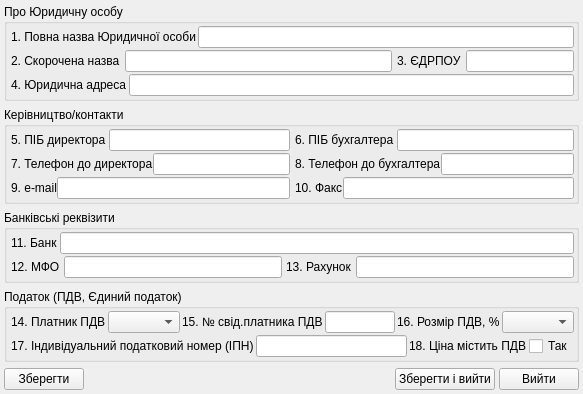
<?xml version="1.0" encoding="UTF-8"?>
<ui version="4.0">
 <class>UDialogFirmInfo_sklad</class>
 <widget class="QWidget" name="UDialogFirmInfo_sklad">
  <property name="geometry">
   <rect>
    <x>0</x>
    <y>0</y>
    <width>568</width>
    <height>386</height>
   </rect>
  </property>
  <property name="windowTitle">
   <string>Дані про підприємство</string>
  </property>
  <layout class="QVBoxLayout" name="verticalLayout_3">
   <property name="spacing">
    <number>6</number>
   </property>
   <property name="margin">
    <number>4</number>
   </property>
   <item>
    <widget class="QGroupBox" name="groupAboutPidpr">
     <property name="title">
      <string>Про Юридичну особу</string>
     </property>
     <layout class="QVBoxLayout" name="verticalLayout">
      <property name="spacing">
       <number>2</number>
      </property>
      <property name="leftMargin">
       <number>4</number>
      </property>
      <property name="topMargin">
       <number>2</number>
      </property>
      <property name="rightMargin">
       <number>2</number>
      </property>
      <property name="bottomMargin">
       <number>2</number>
      </property>
      <item>
       <layout class="QHBoxLayout">
        <item>
         <widget class="QLabel" name="label">
          <property name="text">
           <string>1. Повна назва Юридичної особи</string>
          </property>
         </widget>
        </item>
        <item>
         <widget class="QLineEdit" name="lineEdit_povnaNazvaPidpr"/>
        </item>
       </layout>
      </item>
      <item>
       <layout class="QHBoxLayout" name="horizontalLayout_5">
        <property name="spacing">
         <number>5</number>
        </property>
        <item>
         <layout class="QHBoxLayout">
          <item>
           <widget class="QLabel" name="label_2">
            <property name="text">
             <string>2. Скорочена назва</string>
            </property>
           </widget>
          </item>
          <item>
           <widget class="QLineEdit" name="lineEdit_scorochNazvaPidpr"/>
          </item>
         </layout>
        </item>
        <item>
         <layout class="QHBoxLayout">
          <item>
           <widget class="QLabel" name="label_3">
            <property name="text">
             <string>3. ЄДРПОУ</string>
            </property>
           </widget>
          </item>
          <item>
           <widget class="QLineEdit" name="lineEdit_edrpoy">
            <property name="sizePolicy">
             <sizepolicy hsizetype="Fixed" vsizetype="Fixed">
              <horstretch>0</horstretch>
              <verstretch>0</verstretch>
             </sizepolicy>
            </property>
            <property name="minimumSize">
             <size>
              <width>70</width>
              <height>0</height>
             </size>
            </property>
            <property name="inputMask">
             <string>99999999; </string>
            </property>
            <property name="text">
             <string/>
            </property>
            <property name="frame">
             <bool>true</bool>
            </property>
            <property name="alignment">
             <set>Qt::AlignRight|Qt::AlignTrailing|Qt::AlignVCenter</set>
            </property>
           </widget>
          </item>
         </layout>
        </item>
       </layout>
      </item>
      <item>
       <layout class="QHBoxLayout">
        <item>
         <widget class="QLabel" name="label_4">
          <property name="text">
           <string>4. Юридична адреса</string>
          </property>
         </widget>
        </item>
        <item>
         <widget class="QLineEdit" name="lineEdit_adresa"/>
        </item>
       </layout>
      </item>
     </layout>
    </widget>
   </item>
   <item>
    <widget class="QGroupBox" name="groupBox_Kerivnyctvo">
     <property name="title">
      <string>Керівництво/контакти</string>
     </property>
     <layout class="QGridLayout" name="gridLayout">
      <property name="leftMargin">
       <number>4</number>
      </property>
      <property name="topMargin">
       <number>2</number>
      </property>
      <property name="rightMargin">
       <number>2</number>
      </property>
      <property name="bottomMargin">
       <number>2</number>
      </property>
      <property name="horizontalSpacing">
       <number>5</number>
      </property>
      <property name="verticalSpacing">
       <number>2</number>
      </property>
      <item row="0" column="0">
       <layout class="QHBoxLayout">
        <item>
         <widget class="QLabel" name="label_9">
          <property name="text">
           <string>5. ПІБ директора </string>
          </property>
         </widget>
        </item>
        <item>
         <widget class="QLineEdit" name="lineEdit_PipDurect"/>
        </item>
       </layout>
      </item>
      <item row="0" column="1">
       <layout class="QHBoxLayout">
        <item>
         <widget class="QLabel" name="label_10">
          <property name="text">
           <string>6. ПІБ бухгалтера </string>
          </property>
         </widget>
        </item>
        <item>
         <widget class="QLineEdit" name="lineEdit_PipBuh"/>
        </item>
       </layout>
      </item>
      <item row="1" column="0">
       <layout class="QHBoxLayout">
        <item>
         <widget class="QLabel" name="label_5">
          <property name="text">
           <string>7. Телефон до директора</string>
          </property>
         </widget>
        </item>
        <item>
         <widget class="QLineEdit" name="lineEdit_telefonDurekt"/>
        </item>
       </layout>
      </item>
      <item row="1" column="1">
       <layout class="QHBoxLayout">
        <item>
         <widget class="QLabel" name="label_6">
          <property name="text">
           <string>8. Телефон до бухгалтера</string>
          </property>
         </widget>
        </item>
        <item>
         <widget class="QLineEdit" name="lineEdit_telefonBuh"/>
        </item>
       </layout>
      </item>
      <item row="2" column="0">
       <layout class="QHBoxLayout" name="horizontalLayout_2">
        <item>
         <widget class="QLabel" name="label_8">
          <property name="text">
           <string>9. e-mail</string>
          </property>
         </widget>
        </item>
        <item>
         <widget class="QLineEdit" name="lineEdit_email"/>
        </item>
       </layout>
      </item>
      <item row="2" column="1">
       <layout class="QHBoxLayout">
        <item>
         <widget class="QLabel" name="label_7">
          <property name="text">
           <string>10. Факс</string>
          </property>
         </widget>
        </item>
        <item>
         <widget class="QLineEdit" name="lineEdit_fax"/>
        </item>
       </layout>
      </item>
     </layout>
    </widget>
   </item>
   <item>
    <widget class="QGroupBox" name="groupBox_bank">
     <property name="title">
      <string>Банківські реквізити</string>
     </property>
     <layout class="QVBoxLayout" name="verticalLayout_2">
      <property name="spacing">
       <number>2</number>
      </property>
      <property name="leftMargin">
       <number>4</number>
      </property>
      <property name="topMargin">
       <number>2</number>
      </property>
      <property name="rightMargin">
       <number>2</number>
      </property>
      <property name="bottomMargin">
       <number>2</number>
      </property>
      <item>
       <layout class="QHBoxLayout" name="horizontalLayout_3">
        <item>
         <widget class="QLabel" name="label_11">
          <property name="text">
           <string>11. Банк</string>
          </property>
         </widget>
        </item>
        <item>
         <widget class="QLineEdit" name="lineEdit_bank"/>
        </item>
       </layout>
      </item>
      <item>
       <layout class="QHBoxLayout" name="horizontalLayout_4">
        <property name="spacing">
         <number>4</number>
        </property>
        <item>
         <widget class="QLabel" name="label_12">
          <property name="text">
           <string>12. МФО</string>
          </property>
         </widget>
        </item>
        <item>
         <widget class="QLineEdit" name="lineEdit_MFO"/>
        </item>
        <item>
         <widget class="QLabel" name="label_13">
          <property name="text">
           <string>13. Рахунок</string>
          </property>
         </widget>
        </item>
        <item>
         <widget class="QLineEdit" name="lineEdit_rahunok"/>
        </item>
       </layout>
      </item>
     </layout>
    </widget>
   </item>
   <item>
    <widget class="QGroupBox" name="groupBox_pdv">
     <property name="title">
      <string>Податок (ПДВ, Єдиний податок)</string>
     </property>
     <layout class="QVBoxLayout" name="verticalLayout_4">
      <property name="spacing">
       <number>2</number>
      </property>
      <property name="leftMargin">
       <number>4</number>
      </property>
      <property name="topMargin">
       <number>2</number>
      </property>
      <property name="rightMargin">
       <number>2</number>
      </property>
      <property name="bottomMargin">
       <number>2</number>
      </property>
      <item>
       <layout class="QHBoxLayout" name="horizontalLayout_6">
        <item>
         <layout class="QHBoxLayout" name="horizontalLayout_7">
          <property name="spacing">
           <number>2</number>
          </property>
          <item>
           <widget class="QLabel" name="label_podatokType">
            <property name="text">
             <string>14. Платник ПДВ</string>
            </property>
           </widget>
          </item>
          <item>
           <widget class="QComboBox" name="comboBox_podatokType"/>
          </item>
         </layout>
        </item>
        <item>
         <layout class="QHBoxLayout" name="horizontalLayout_8">
          <property name="spacing">
           <number>2</number>
          </property>
          <item>
           <widget class="QLabel" name="label_svidPlatnPdv">
            <property name="text">
             <string>15. № свід.платника ПДВ</string>
            </property>
           </widget>
          </item>
          <item>
           <widget class="QLineEdit" name="lineEdit_svidPlatnPdv">
            <property name="minimumSize">
             <size>
              <width>70</width>
              <height>0</height>
             </size>
            </property>
           </widget>
          </item>
         </layout>
        </item>
        <item>
         <layout class="QHBoxLayout" name="horizontalLayout_9">
          <property name="spacing">
           <number>2</number>
          </property>
          <item>
           <widget class="QLabel" name="label_pdvVal">
            <property name="text">
             <string>16. Розмір ПДВ, %</string>
            </property>
           </widget>
          </item>
          <item>
           <widget class="QComboBox" name="comboBox_pdvVal"/>
          </item>
         </layout>
        </item>
       </layout>
      </item>
      <item>
       <layout class="QHBoxLayout" name="horizontalLayout_10">
        <item>
         <layout class="QHBoxLayout" name="horizontalLayout_11">
          <property name="spacing">
           <number>2</number>
          </property>
          <item>
           <widget class="QLabel" name="label_ipn">
            <property name="text">
             <string>17. Індивідуальний податковий номер (ІПН)</string>
            </property>
           </widget>
          </item>
          <item>
           <widget class="QLineEdit" name="lineEdit_ipn"/>
          </item>
         </layout>
        </item>
        <item>
         <layout class="QHBoxLayout" name="horizontalLayout_12">
          <property name="spacing">
           <number>2</number>
          </property>
          <item>
           <widget class="QLabel" name="label_cinaMistytPdv">
            <property name="text">
             <string>18. Ціна містить ПДВ</string>
            </property>
           </widget>
          </item>
          <item>
           <widget class="QCheckBox" name="checkBox_cinaMistytPdv">
            <property name="text">
             <string>Так</string>
            </property>
           </widget>
          </item>
         </layout>
        </item>
       </layout>
      </item>
     </layout>
    </widget>
   </item>
   <item>
    <layout class="QHBoxLayout" name="horizontalLayout">
     <property name="spacing">
      <number>4</number>
     </property>
     <item>
      <widget class="QPushButton" name="pushButton_saveOnly">
       <property name="text">
        <string>Зберегти</string>
       </property>
       <property name="icon">
        <iconset resource="../images/images_sklad.qrc">
         <normaloff>:/pictures/floppy.png</normaloff>:/pictures/floppy.png</iconset>
       </property>
      </widget>
     </item>
     <item>
      <spacer>
       <property name="orientation">
        <enum>Qt::Horizontal</enum>
       </property>
       <property name="sizeHint" stdset="0">
        <size>
         <width>434</width>
         <height>1</height>
        </size>
       </property>
      </spacer>
     </item>
     <item>
      <widget class="QPushButton" name="pushButton_accept">
       <property name="text">
        <string>Зберегти і вийти</string>
       </property>
       <property name="icon">
        <iconset resource="../images/images_sklad.qrc">
         <normaloff>:/pictures/floppy.png</normaloff>:/pictures/floppy.png</iconset>
       </property>
      </widget>
     </item>
     <item>
      <widget class="QPushButton" name="pushButton_reject">
       <property name="text">
        <string>Вийти</string>
       </property>
       <property name="icon">
        <iconset resource="../images/images_sklad.qrc">
         <normaloff>:/pictures/button_cancel.png</normaloff>:/pictures/button_cancel.png</iconset>
       </property>
      </widget>
     </item>
    </layout>
   </item>
  </layout>
 </widget>
 <resources>
  <include location="../images/images_sklad.qrc"/>
  <include location="../images/images_sklad.qrc"/>
 </resources>
 <connections>
  <connection>
   <sender>pushButton_reject</sender>
   <signal>clicked()</signal>
   <receiver>UDialogFirmInfo_sklad</receiver>
   <slot>close()</slot>
   <hints>
    <hint type="sourcelabel">
     <x>541</x>
     <y>395</y>
    </hint>
    <hint type="destinationlabel">
     <x>597</x>
     <y>339</y>
    </hint>
   </hints>
  </connection>
 </connections>
</ui>
